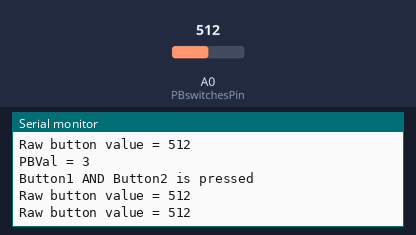
A sketch run on a simulated Arduino Uno, built with avr-gcc and run on an emulated ATmega328P. On the bench: the last lines printed to the serial monitor. The inputs (shaded band) are chosen by the test bench; at power-on: A0 (PBswitchesPin) = 512.

Above: at 1.2 s.
1.3 s: A0 (PBswitchesPin) set to 537
At 1.53 s:
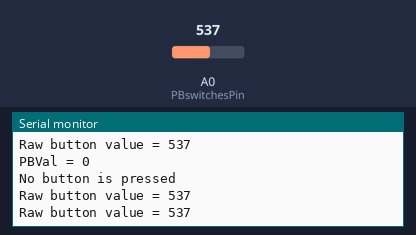
2.8 s: A0 (PBswitchesPin) set to 370
At 2.83 s:
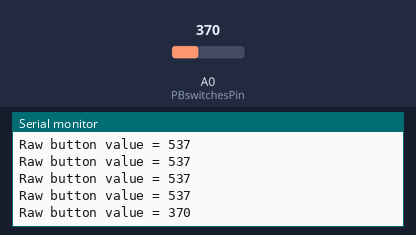
4.5 s: A0 (PBswitchesPin) set to 396
At 4.63 s:
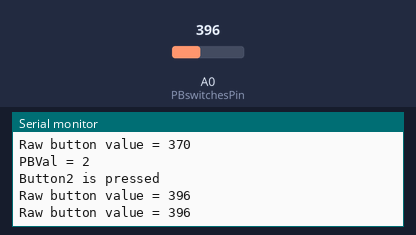
9.0 s: A0 (PBswitchesPin) set to 664
At 9.05 s:
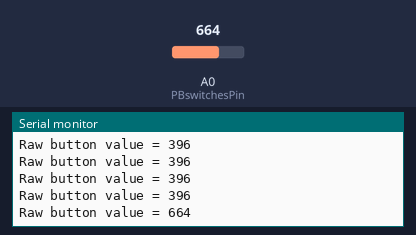
12.0 s: A0 (PBswitchesPin) set to 641
At 12.18 s:
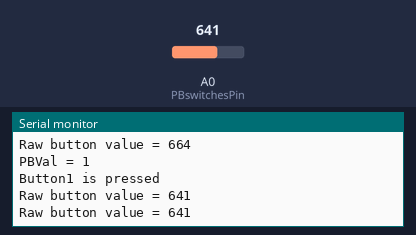
Timing chart, 0 to 14.5 s (numbered marks = the images above; inputs shaded):
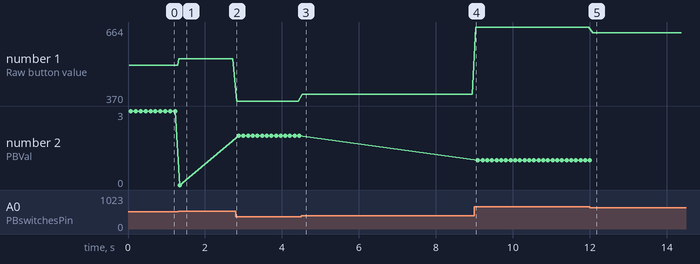

Measured:
- after the input at 1.3 s, the serial monitor: prints a new line at once (image 1)
- after the input at 2.8 s, the serial monitor: prints a new line at once (image 2)
- after the input at 4.5 s, the serial monitor: prints a new line at once (image 3)
- after the input at 9.0 s, the serial monitor: prints a new line at once (image 4)
- after the input at 12.0 s, the serial monitor: prints a new line after 0.07 s (image 5)
- plotted number 1: 512 → 537 after the input at 1.3 s, 537 → 370 after the input at 2.8 s, 370 → 396 after the input at 4.5 s, 396 → 664 after the input at 9.0 s, 664 → 641 after the input at 12.0 s
- plotted number 2: 3 → 0 after the input at 1.3 s, 2 → 1 after the input at 9.0 s

The sketch:

PushButtons.ino
```cpp
// (licence header left out)
// Test Push Buttons

#include <Arduino.h>

// define serial port speed - valid values are 9600, 57600
#define SerialPortSpeed 9600

//#define DEBUG 1

// define Push Buttons, use voltage divider network for two push button switches using A0, use software debouncing
#define PBswitchesPin  A0   // push button switches wired to A0 via resistor divider network
int PBVal = 0;              // holds state of pushbutton switches

// read the push button switches and return state of switches
// 1 = SW1 ON AND SW2 OFF, 2 = SW2 ON AND SW1 OFF, 3 = SW1 ON and SW2 ON, 0 = OFF
int readpbswitches(int pinNum)
{
  // for 1.2K sw1 (681) 650-720, sw2 (338) 310-380, sw1 and sw2 (509) 460-530
  // for 1K sw1 (630) 600-660, sw2 (335) 300-370, sw1 and sw2 (510) 480-540
  int retval = 0;
  int val = 0;                            // variable to store the read value
  digitalWrite(pinNum, HIGH);
  val = analogRead(pinNum);               // read the input pin
  // push button pin A0 is held low by 1M ohm resistor.
  // Internal pull-ups disabled
  // quick return if no keys are pressed
  Serial.print("Raw button value = ");
  Serial.println(val);
  if ( val < 310 )
    retval = 0;
  else if (val > 720 )
    retval = 0;
  else if ( val >= 650 && val <= 720 )
  {
    retval = 1;                             // toggle sw1 ON and SW2 OFF
  }
  else if ( val >= 460 && val <= 530 )
  {
    retval = 3;                             // toggle sw1 and sw2 ON
  }
  else if ( val >= 310 && val <= 380 )
  {
    retval = 2;                             // toggle sw2 ON and SW1 OFF
  }
  else retval = 0;                          // switches are OFF
  //Serial.print("Retval = ");
  //Serial.println(retval);
  return retval;
}

// Setup
void setup()
{
  Serial.begin(SerialPortSpeed);
  Serial.println("Starting pushbutton test");
}

// Main Loop
void loop()
{
  // SPECIAL NOTE START
  // check pushbutton switches
  // if you are not using the Push Button switches this part of code MUST BE DELETED
#ifdef DEBUG
  Serial.println();
  Serial.println("-----------------------------------------");
  Serial.print("PBswitchesPin=");
  Serial.println(PBswitchesPin);
  Serial.println("-----------------------------------------");
#endif
  PBVal = readpbswitches(PBswitchesPin);
  if ( PBVal != 0)
  {
    // if its a genuine button press
    delay(20);
    PBVal = readpbswitches(PBswitchesPin);
    Serial.print("PBVal = ");
    Serial.println(PBVal);
    // now check the pbval using a switch for 1 2 and 3
    switch ( PBVal )
    {
      case 1:                        // toggle sw1 is ON and 2 is off
        Serial.println("Button1 is pressed");
        break;
      case 2:                        // toggle sw2 is ON and SW1 is OFF
        Serial.println("Button2 is pressed");
        break;
      case 3:                        // toggle sw1 and sw2 are ON
        Serial.println("Button1 AND Button2 is pressed");
        break;
      default:
        Serial.println("No button is pressed");
        break;
    } // end of switch
  } // end of pb test
  // SPECIAL NOTE END
  delay(100);
}
```
